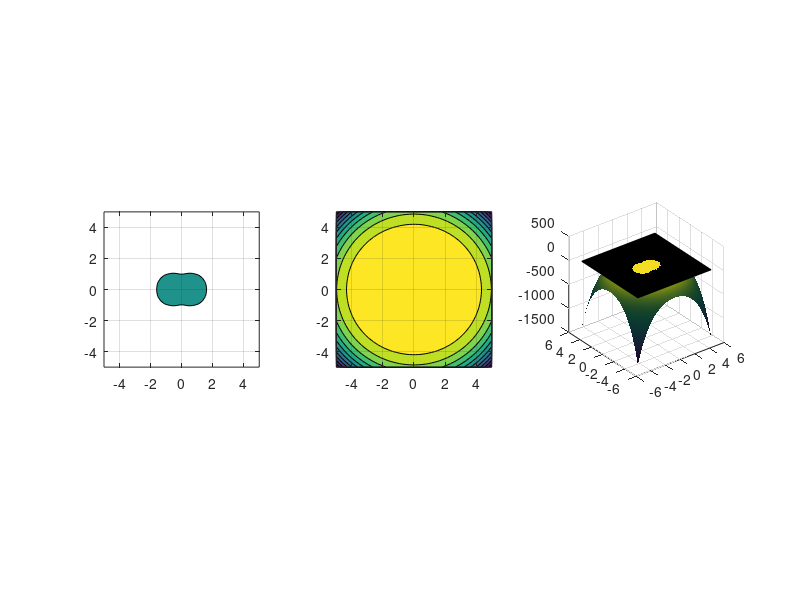

Write the MATLAB code that produced this figure.
% TIME PARAMETERS ------------------------------------------------------ %
T = 1;         % Length of time (default = 1)
S = 50;        % Amount of time steps
t = T/(S - 1); % Time interval
% DOMAIN VALUES -------------------------------------------------------- %
a = -5;        % Start of domain
b = 5;         % End of domain
n = 50;         % Number of points on domain
% ---------------------------------------------------------------------- %
% BUILD DISCRETE GRID -------------------------------------------------- %
x = linspace(a,b,n); % Set of equally spaced points
h = x(2) - x(1);     % Difference between points
[X,Y] = meshgrid(x); % Creates points to be used for phi function
% ---------------------------------------------------------------------- %
% PHI FUNCTION --------------------------------------------------------- %
%P = ((X).^2 + (Y).^2).^(0.5) - 1; % Circle
P = (X.^2 + Y.^2).^2-(X.^2 - Y.^2);
% ---------------------------------------------------------------------- %
% SPEED FUNCTION ------------------------------------------------------- %
F = 1;
% ---------------------------------------------------------------------- %
% DYNAMIC INTERFACE TRACKING ------------------------------------------- %
figure('units','normalized','outerposition',[0 0 1 1]) % Full screen plot
for i = 1:S
    % GRAPH PLOTTING --------------------------------------------------- %
    % 1st: Contour plot of zero level set
    subplot(1,3,1)
    contourf(x,x,-P,[0 0])
    axis([a b a b])
    pbaspect([1 1 1])
    grid on
    % 2nd: Contour plot
    subplot(1,3,2)
    contourf(x,x,-P)
    axis([a b a b])
    pbaspect([1 1 1])
    grid on
    % 3rd: Surface plot
    subplot(1,3,3)
    surf(x,x,-P,'EdgeAlpha',0.2)
    shading interp
    lighting gouraud                             
    light('Position',[0 0 max(P(:))+100],'Style','local');
    pbaspect([1 1 1])
    grid on
    hold on
    patch([a b b a],[a a b b],[0 0 0 0],'k','FaceAlpha',0.5)
    hold off
    drawnow
    % LEVEL SET METHOD'S UPWIND SCHEME --------------------------------- %
    % Forward and backward differences between x points
    xDiff = diff(P)/h;
    xBackD = xDiff([1 1:end],:);
    xForwD = xDiff([1:end end],:);
    % Forward and backward differences between y points
    yDiff = diff(P')'/h;
    yBackD = yDiff(:,[1 1:end]);
    yForwD = yDiff(:,[1:end end]);
    % Select the appropriate finite difference method (upwind scheme)
    gradPos = (max(xBackD,0).^2 + min(xForwD,0).^2 + ...
               max(yBackD,0).^2 + min(yForwD,0).^2).^(1/2);
    gradNeg = (min(xBackD,0).^2 + max(xForwD,0).^2 + ...
               min(yBackD,0).^2 + max(yForwD,0).^2).^(1/2);
    % Update points using the level set equation       
    P = P - t*(max(F,0)*gradPos + min(F,0)*gradNeg);
    % ------------------------------------------------------------------ %
end
% ---------------------------------------------------------------------- %